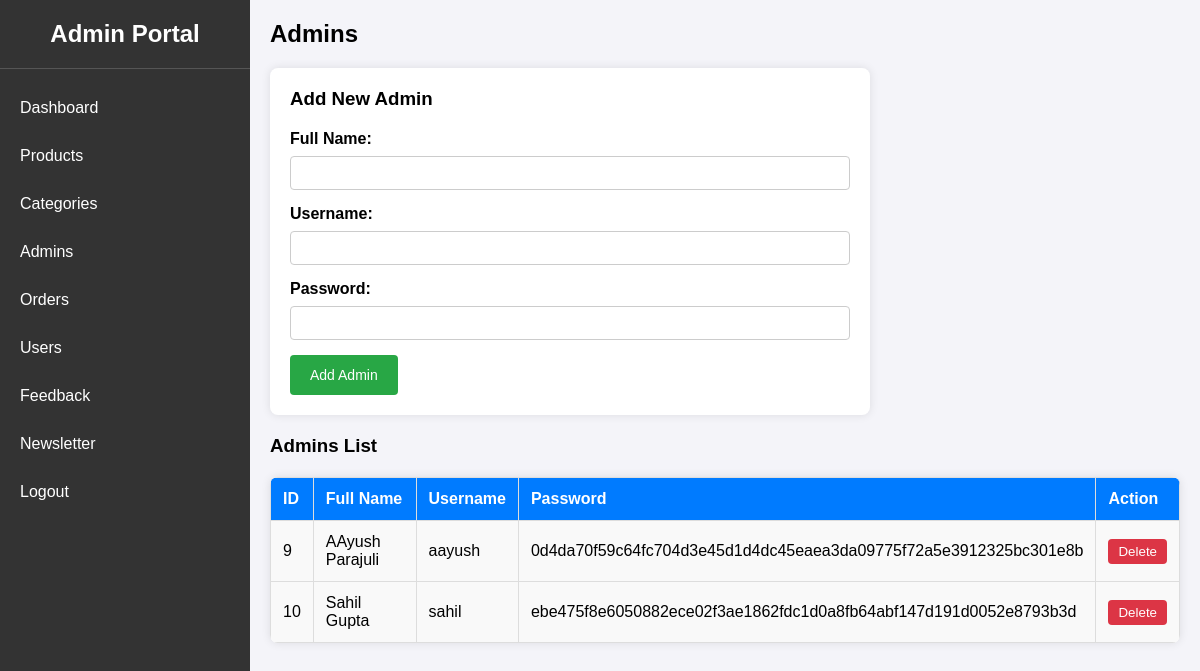
Screenshot of /admin/admins.php with the database file from the repository.
### tables this page shows
CREATE TABLE `admintbl` (
  `id` int(11) NOT NULL,
  `fname` varchar(50) NOT NULL,
  `username` varchar(50) NOT NULL,
  `password` varchar(255) NOT NULL
);

### admin/admins.php (the view, shortened to what this page needs)
<?php
    include('include/connectdb.php');
    function fetchAdmins($conn) {
        $selectQuery = "SELECT id, fname, username, password FROM admintbl";
        $result = $conn->query($selectQuery);
        if ($result->num_rows > 0) {
            return $result->fetch_all(MYSQLI_ASSOC);
        } else {
            return [];
        }
    }
    $admins = fetchAdmins($conn);
?>
<!DOCTYPE html>
<html lang="en">
<head>
    <link rel="stylesheet" href="css/styles.css">
</head>
<body>
    <div class="sidebar">
    <div class="sidebar-header">
            <h2>Admin Portal</h2>
        </div>
        <ul class="nav-links">
            <li><a href="adminportal.php">Dashboard</a></li>
            <li><a href="products.php">Products</a></li>
            <li><a href="categories.php">Categories</a></li>
            <li><a href="admins.php">Admins</a></li>
            <li><a href="orders.php">Orders</a></li>
            <li><a href="users.php">Users</a></li>
            <li><a href="feedback.php">Feedback</a></li>
            <li><a href="newsletter.php">Newsletter</a></li>
            <li><a href="logout.php">Logout</a></li>
        </ul>
    </div>
    <div class="main-content">
        <h2>Admins</h2>
        <div class="add-admin-form">
            <h3>Add New Admin</h3>
            <form id="addAdminForm">
                <label for="fname">Full Name:</label>
                <input type="text" id="fname" name="fname" required>
                <label for="username">Username:</label>
                <input type="text" id="username" name="username" required>
                <label for="password">Password:</label>
                <input type="password" id="password" name="password" required>
                <button type="submit">Add Admin</button>
            </form>
        </div>
        <div class="admins-table">
            <h3>Admins List</h3>
            <table id="adminTable" class="admin-table">
                <thead>
                    <tr>
                        <th>ID</th>
                        <th>Full Name</th>
                        <th>Username</th>
                        <th>Password</th>
                        <th>Action</th>
                    </tr>
                </thead>
                <tbody>
                    <?php foreach ($admins as $admin): ?>
                        <tr data-admin-id="<?php echo $admin['id']; ?>">
                            <td><?php echo $admin['id']; ?></td>
                            <td><?php echo $admin['fname']; ?></td>
                            <td><?php echo $admin['username']; ?></td>
                            <td><?php echo $admin['password']; ?></td>
                            <td><button class="delete-btn" data-admin-id="<?php echo $admin['id']; ?>">Delete</button></td>
                        </tr>
                    <?php endforeach; ?>
                </tbody>
            </table>
        </div>
    </div>
</body>
</html>

### admin/css/styles.css (style rules this page uses)
* { box-sizing: border-box; margin: 0; padding: 0; }
body { font-family: Arial, sans-serif; background-color: #f0f0f0; display: flex; flex-direction: column; min-height: 100vh; margin: 0; }
.sidebar { background-color: #333; color: white; width: 250px; height: 100%; position: fixed; left: 0; top: 0; overflow-y: auto; }
.sidebar-header { text-align: center; padding: 20px 0; border-bottom: 1px solid #555; margin-bottom: 20px; }
.nav-links { list-style-type: none; padding: 0; }
.nav-links li { margin-bottom: 10px; }
.nav-links li a { display: block; padding: 10px 20px; color: white; text-decoration: none; transition: background-color 0.3s ease; }
.main-content { margin-left: 250px; padding: 20px; flex-grow: 1; }

### admin/admins.php (style rules this page uses)
.main-content { margin-left: 250px; padding: 20px; font-family: Arial, sans-serif; background-color: #f4f4f9; }
.add-admin-form { max-width: 600px; margin: 20px 0; background: white; padding: 20px; border-radius: 8px; box-shadow: 0 0 10px rgba(0, 0, 0, 0.1); }
.add-admin-form h3 { margin-bottom: 20px; }
.add-admin-form label { display: block; margin-bottom: 8px; font-weight: bold; }
.add-admin-form input[type="text"], .add-admin-form input[type="password"] { width: 100%; padding: 8px; margin-bottom: 15px; border: 1px solid #ccc; border-radius: 4px; box-sizing: border-box; font-size: 14px; }
.add-admin-form button[type="submit"] { background-color: #28a745; color: white; padding: 12px 20px; border: none; border-radius: 4px; cursor: pointer; font-size: 14px; transition: background-color 0.3s; }
.admin-table { width: 100%; border-collapse: collapse; margin-top: 20px; background-color: white; border-radius: 8px; overflow: hidden; box-shadow: 0 0 10px rgba(0, 0, 0, 0.1); }
.admin-table th, .admin-table td { border: 1px solid #ddd; padding: 12px; text-align: left; }
.admin-table th { background-color: #007bff; color: white; font-weight: bold; }
.admin-table td { background-color: #f9f9f9; }
.admin-table td:last-child { text-align: center; }
.admin-table button.delete-btn { background-color: #dc3545; color: white; padding: 5px 10px; border: none; border-radius: 4px; cursor: pointer; transition: background-color 0.3s; }

### rows the page displays
admintbl: id "9", fname "AAyush Parajuli", username "aayush", password "0d4da70f59c64fc704d3e45d1d4dc45eaea3da09775f72a5e3912325bc301e8b"
admintbl: id "10", fname "Sahil Gupta", username "sahil", password "ebe475f8e6050882ece02f3ae1862fdc1d0a8fb64abf147d191d0052e8793b3d"
